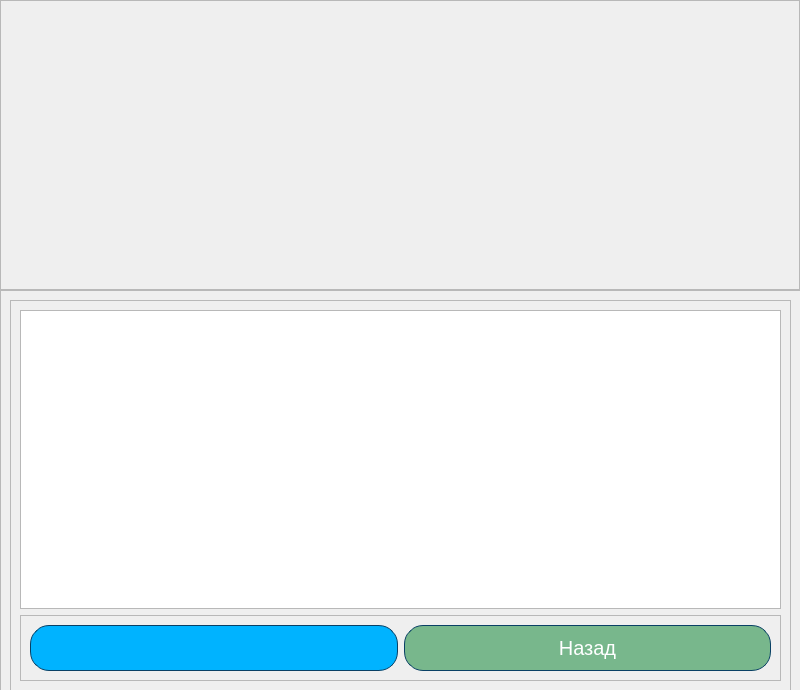
<?xml version="1.0" encoding="UTF-8"?>
<ui version="4.0">
 <class>MainWindow</class>
 <widget class="QMainWindow" name="MainWindow">
  <property name="geometry">
   <rect>
    <x>0</x>
    <y>0</y>
    <width>800</width>
    <height>690</height>
   </rect>
  </property>
  <property name="windowTitle">
   <string>Учёт личных финансов</string>
  </property>
  <property name="windowIcon">
   <iconset resource="../../Pictures/Images/statistic_resource.qrc">
    <normaloff>:/Icons/dollar.ico</normaloff>:/Icons/dollar.ico</iconset>
  </property>
  <widget class="QWidget" name="centralwidget">
   <widget class="QFrame" name="frame">
    <property name="geometry">
     <rect>
      <x>0</x>
      <y>0</y>
      <width>801</width>
      <height>691</height>
     </rect>
    </property>
    <property name="frameShape">
     <enum>QFrame::StyledPanel</enum>
    </property>
    <property name="frameShadow">
     <enum>QFrame::Raised</enum>
    </property>
    <widget class="QLabel" name="label">
     <property name="geometry">
      <rect>
       <x>0</x>
       <y>0</y>
       <width>811</width>
       <height>691</height>
      </rect>
     </property>
     <property name="text">
      <string/>
     </property>
     <property name="pixmap">
      <pixmap resource="../../Pictures/Images/statistic_resource.qrc">:/Pictures/money_background.jpg</pixmap>
     </property>
     <property name="scaledContents">
      <bool>true</bool>
     </property>
    </widget>
    <widget class="QFrame" name="frame_2">
     <property name="geometry">
      <rect>
       <x>0</x>
       <y>290</y>
       <width>801</width>
       <height>411</height>
      </rect>
     </property>
     <property name="frameShape">
      <enum>QFrame::StyledPanel</enum>
     </property>
     <property name="frameShadow">
      <enum>QFrame::Raised</enum>
     </property>
     <layout class="QVBoxLayout" name="verticalLayout">
      <item>
       <widget class="QFrame" name="frame_3">
        <property name="frameShape">
         <enum>QFrame::StyledPanel</enum>
        </property>
        <property name="frameShadow">
         <enum>QFrame::Raised</enum>
        </property>
        <layout class="QVBoxLayout" name="verticalLayout_2">
         <item>
          <widget class="QTableWidget" name="statisticTable"/>
         </item>
         <item>
          <widget class="QFrame" name="frame_4">
           <property name="frameShape">
            <enum>QFrame::StyledPanel</enum>
           </property>
           <property name="frameShadow">
            <enum>QFrame::Raised</enum>
           </property>
           <layout class="QHBoxLayout" name="horizontalLayout">
            <item>
             <widget class="QLabel" name="resultLbl">
              <property name="styleSheet">
               <string notr="true">color: rgb(255, 255, 255);
border: 1px solid #094065;
border-radius: 19px; 
background-color: rgb(0, 179, 255);
padding: 10px;
font-size: 20px;
</string>
              </property>
              <property name="text">
               <string/>
              </property>
             </widget>
            </item>
            <item>
             <widget class="QPushButton" name="backMenuBtn">
              <property name="styleSheet">
               <string notr="true">QPushButton#backMenuBtn {
     color: rgb(255, 255, 255);
	background-color: rgb(120, 183, 140);
	border: 1px solid #094065;
	border-radius: 19px; 
	padding: 10px;
	font-size: 20px;
 }
 QPushButton#backMenuBtn:hover {
     background-color: rgb(120, 170, 140);
 }</string>
              </property>
              <property name="text">
               <string>Назад</string>
              </property>
             </widget>
            </item>
           </layout>
          </widget>
         </item>
        </layout>
       </widget>
      </item>
     </layout>
    </widget>
    <widget class="QFrame" name="diagram_frame">
     <property name="geometry">
      <rect>
       <x>-1</x>
       <y>-1</y>
       <width>801</width>
       <height>291</height>
      </rect>
     </property>
     <property name="frameShape">
      <enum>QFrame::StyledPanel</enum>
     </property>
     <property name="frameShadow">
      <enum>QFrame::Raised</enum>
     </property>
     <widget class="MplWidget" name="MplWidget" native="true">
      <property name="geometry">
       <rect>
        <x>-1</x>
        <y>-1</y>
        <width>811</width>
        <height>291</height>
       </rect>
      </property>
     </widget>
    </widget>
   </widget>
  </widget>
 </widget>
 <customwidgets>
  <customwidget>
   <class>MplWidget</class>
   <extends>QWidget</extends>
   <header>mplwidget.h</header>
   <container>1</container>
  </customwidget>
 </customwidgets>
 <resources>
  <include location="../../Pictures/Images/statistic_resource.qrc"/>
 </resources>
 <connections/>
</ui>
